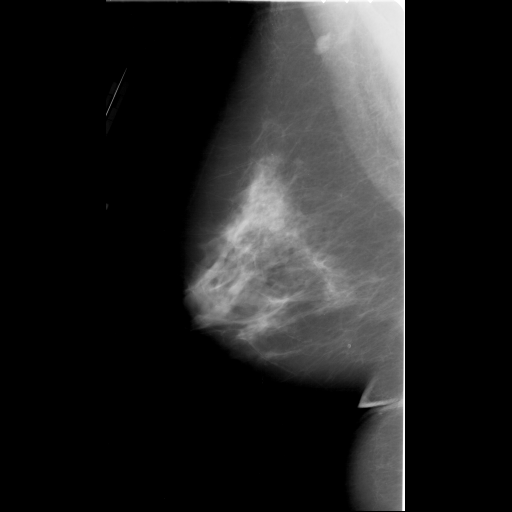
#> input picture data/CBIS-DDSM-512-FULL1/CBIS-DDSM-512-FULL1/full/Calc-Test_P_00331_LEFT_MLO_FULL_425771756813340768915058049552420408990.png, 512 x 512 px, given in place of 016_LEFT_CC_FULL_255536750111234655207151937412512488011.png, which was not available
$ jupyter execute --allow-errors '(current) Still running Run_8_5_final (5).ipynb'   (shell and % lines are left out)   (older library calls are emulated)   (text cells are left out)
#> lines starting #> are read from the running program, lines starting #| are printed output that depends on the picture; after the words box and inside, x2 and y2 are one past the last pixel; in counts of white or black regions, pixels touching at a corner belong together; pictures that were not available may be replaced by others from this repository, and a replacement may not be noted
[cell 1]
# Install kagglehub and the standard kaggle client

import os
from pathlib import Path
from google.colab import userdata

# Set up Kaggle credentials from Colab Secrets
#> (the rest of this cell did not finish here and is left out)

[cell 2]
# ── [CHANGE: 1024 px dataset] ────────────────────────────────────────────────
# Reverted from 1536 → 1024 px (Run 8.31 resolution).
# ─────────────────────────────────────────────────────────────────────────────
DATASET_SLUG = "abdelrahmanelmugh/cbis-ddsm-1024fixed2"
from pathlib import Path
DATASET_DIR  = Path("/content/kaggle_data")
DATASET_DIR.mkdir(parents=True, exist_ok=True)

target_folder = DATASET_DIR / "CBIS-DDSM-1024fixed2"
if target_folder.exists():
    print("Dataset already exists and is unzipped. Skipping download!")
else:
    print(f"Downloading {DATASET_SLUG} to {DATASET_DIR}...")
    !kaggle datasets download -d {DATASET_SLUG} -p {DATASET_DIR} --force

    print("Download complete. Unzipping...")
    zip_file_path = DATASET_DIR / f"{DATASET_SLUG.split('/')[-1]}.zip"
    !unzip -q -o {zip_file_path} -d {DATASET_DIR}

    if zip_file_path.exists():
        zip_file_path.unlink()

    print("Dataset unzipped and ready.")

[cell 3]
import os
# ── [CHANGE: 1024 px env key] ────────────────────────────────────────────────
os.environ['abdelrahmanelmugh_cbis_ddsm_1024fixed2_path'] = str(DATASET_DIR)
print(f"Dataset root: {os.environ['abdelrahmanelmugh_cbis_ddsm_1024fixed2_path']}")

[cell 4]
import os
from pathlib import Path
import random
import torch
import numpy as np

try:
    ds_path = os.environ.get('abdelrahmanelmugh_cbis_ddsm_1024fixed2_path', '/content/kaggle_data')
    KAGGLE_DS_ROOT = Path(ds_path)
    csv_files = list(KAGGLE_DS_ROOT.rglob("*.csv"))
    if csv_files:
        _found_csv = next((f for f in csv_files if "Master" in f.name or "mass" in f.name.lower()), csv_files[0])
        _image_root = _found_csv.parent
    else:
        _found_csv = KAGGLE_DS_ROOT / "CBIS_Master_Index.csv"
        _image_root = KAGGLE_DS_ROOT
except Exception as e:
    print(f"Path resolution error: {e}")
    _found_csv = "/content/CBIS_Master_Index.csv"; _image_root = "/content"

# Write custom YOLOv8s-P2 architecture
yolov8_p2_yaml = """
# YOLOv8-p2 image detection model with P2-P5 outputs.
nc: 1
scales:
  s: [0.33, 0.50, 1024]

backbone:
  - [-1, 1, Conv, [64, 3, 2]]
  - [-1, 1, Conv, [128, 3, 2]]
  - [-1, 3, C2f, [128, True]]
  - [-1, 1, Conv, [256, 3, 2]]
  - [-1, 6, C2f, [256, True]]
  - [-1, 1, Conv, [512, 3, 2]]
  - [-1, 6, C2f, [512, True]]
  - [-1, 1, Conv, [1024, 3, 2]]
  - [-1, 3, C2f, [1024, True]]
  - [-1, 1, SPPF, [1024, 5]]

head:
  - [-1, 1, nn.Upsample, [None, 2, 'nearest']]
  - [[-1, 6], 1, Concat, [1]]
  - [-1, 3, C2f, [512]]
  - [-1, 1, nn.Upsample, [None, 2, 'nearest']]
  - [[-1, 4], 1, Concat, [1]]
  - [-1, 3, C2f, [256]]
  - [-1, 1, nn.Upsample, [None, 2, 'nearest']]
  - [[-1, 2], 1, Concat, [1]]
  - [-1, 3, C2f, [128]]
  - [-1, 1, Conv, [128, 3, 2]]
  - [[-1, 15], 1, Concat, [1]]
  - [-1, 3, C2f, [256]]
  - [-1, 1, Conv, [256, 3, 2]]
  - [[-1, 12], 1, Concat, [1]]
  - [-1, 3, C2f, [512]]
  - [-1, 1, Conv, [512, 3, 2]]
  - [[-1, 9], 1, Concat, [1]]
  - [-1, 3, C2f, [1024]]
  - [[18, 21, 24, 27], 1, Detect, [nc]]
"""
with open("/content/yolov8s-p2.yaml", "w") as f:
    f.write(yolov8_p2_yaml)

class CFG:
    # ── paths ───────────────────────────────────────────────────────────────
    CSV_PATH   = str(_found_csv)
    IMAGE_ROOT = str(_image_root)
    WORK_DIR   = "/content/working"

    # ── column name candidates ─────────────────────────────────────────────
    COL_FULL   = ["Full_Path", "full_path", "image_path"]
    COL_ROI    = ["ROI_Path", "roi_path", "mask_path"]
    COL_LABEL  = ["Pathology", "Label", "pathology", "label"]
    COL_SPLIT  = ["Patient_Split", "Split", "split"]
    COL_PID    = ["True_Patient_ID", "PatientID", "patient_id"]
    COL_LESION = ["CropID", "lesion_id", "CropName"]
    COL_ABNORM = ["Abnormality_Type", "abnormality_type", "type"]

    # ── detector ───────────────────────────────────────────────────────────
    YOLO_IMGSZ  = 1024
    YOLO_EPOCHS = 50
    YOLO_BATCH  = 8
    YOLO_MODEL  = "/content/yolov8s-p2.yaml"
    YOLO_CONF   = 0.28
    YOLO_TOPK   = 3

    # ── segmenter / classifier ─────────────────────────────────────────────
    CROP_SIZE     = 512
    CROP_MARGIN   = 0.35
    PHYS_WIN_PX   = 320
    SEG_EPOCHS    = 80
    FT_EPOCHS_BIAS = 30
    SEG_BATCH     = 8
    SEG_LR        = 1e-4
    MALIG_WEIGHT  = 1.5
    N_NEG_PER_POS = 2

    # ── misc ──────────────────────────────────────────────────────────────
    SEED     = 42
    MAX_SIDE = 1100

# --- PyTorch & CUDA Determinism ---
random.seed(CFG.SEED)
os.environ['PYTHONHASHSEED'] = str(CFG.SEED)
np.random.seed(CFG.SEED)
torch.manual_seed(CFG.SEED)
#> (this line was passed over: torch is not available in this run)
torch.cuda.manual_seed_all(CFG.SEED)
#> (this line was passed over: torch is not available in this run)
torch.backends.cudnn.deterministic = True
torch.backends.cudnn.benchmark = False
# ----------------------------------

Path(CFG.WORK_DIR).mkdir(parents=True, exist_ok=True)
YOLO_DIR = Path(CFG.WORK_DIR) / "yolo_ds"
print("CONFIG loaded.")
print(f"  YOLO_IMGSZ={CFG.YOLO_IMGSZ}  YOLO_CONF={CFG.YOLO_CONF}  CROP_MARGIN={CFG.CROP_MARGIN}  PHYS_WIN_PX={CFG.PHYS_WIN_PX}")
print(f"  CSV: {CFG.CSV_PATH}")
print(f"  YOLO dataset dir: {YOLO_DIR}")

[cell 5]
import requests
import traceback
from google.colab import userdata
from IPython.core.getipython import get_ipython

# Define the run name to include in Telegram messages
RUN_NAME = "Run 8.5"

# Try to load Telegram credentials from Colab Secrets
try:
    TG_BOT_TOKEN = userdata.get('TELEGRAM_TOKEN')
    TG_CHAT_ID = userdata.get('TELEGRAM_CHAT_ID')
except:
    TG_BOT_TOKEN = None
    TG_CHAT_ID = None
    print("⚠️ Telegram secrets not found. Add TELEGRAM_TOKEN and TELEGRAM_CHAT_ID to secrets.")

# [34 lines left out: functions send_telegram_msg, custom_exc, post_cell_run, not called in this run]

# Register the hooks
ipython = get_ipython()
if ipython:
    # Set error handler
    ipython.set_custom_exc((Exception,), custom_exc)

    # Set post-run handler (clear old ones first to prevent duplicates)
    if 'post_cell_run' in ipython.events.callbacks['post_run_cell']:
        ipython.events.callbacks['post_run_cell'].remove(post_cell_run)
    ipython.events.register('post_run_cell', post_cell_run)

if TG_BOT_TOKEN and TG_CHAT_ID:
    print(f"✅ Telegram monitoring active for {RUN_NAME}! You will get a notification after every cell finishes.")

[cell 6]
import pandas as pd

_df = pd.read_csv(CFG.CSV_PATH)
#> (reads data/CBIS_Master_Index.csv from the repository)
print("=== COLUMNS ===")
print(_df.columns.tolist(), "\n")
for key, kws in [("Abnormality", ["abnorm"]), ("Split", ["split"]),
                 ("Label", ["pathology", "label"])]:
    col = next((c for c in _df.columns if any(k in c.lower() for k in kws)), None)
    print(f"{key} col:", col)
    if col: print(_df[col].value_counts(), "\n")

[cell 7]
import numpy as np
import pandas as pd

def resolve_col(df, candidates):
    for col in candidates:
        if col in df.columns: return col
    raise ValueError(f"None of {candidates} in {df.columns.tolist()}")

def fix_windows_path(p):
    if pd.isna(p): return p
    p = str(p).replace('\\', '/')
    if 'CBIS-DDSM-1024fixed2/' in p:
        p = p.split('CBIS-DDSM-1024fixed2/')[-1]
    return p

df = pd.read_csv(CFG.CSV_PATH)
C_FULL  = resolve_col(df, CFG.COL_FULL)
C_ROI   = resolve_col(df, CFG.COL_ROI)
C_LABEL = resolve_col(df, CFG.COL_LABEL)
C_SPLIT = resolve_col(df, CFG.COL_SPLIT)
C_PID   = resolve_col(df, CFG.COL_PID)

# Sanitize Windows paths from the CSV
df[C_FULL] = df[C_FULL].apply(fix_windows_path)
df[C_ROI] = df[C_ROI].apply(fix_windows_path)

# 1. Mass-only filter
abn_col = next((c for c in df.columns if "abnorm" in c.lower()), None)
if abn_col:
    before = len(df)
    df = df[df[abn_col].str.lower().str.strip() == "mass"].copy()
    print(f"Mass filter: {before} -> {len(df)} rows")
else:
    print("WARNING: no Abnormality_Type column — skipping mass filter")

# 2. Fix Train/Test patient overlap -> force to Train (no leakage)
train_pids = set(df[df[C_SPLIT].str.capitalize() == "Train"][C_PID])
test_pids  = set(df[df[C_SPLIT].str.capitalize() == "Test"][C_PID])
overlap    = train_pids & test_pids
if overlap:
    df.loc[df[C_PID].isin(overlap), C_SPLIT] = "Train"
    print(f"Moved {len(overlap)} overlapping patients -> Train")

# 3. Patient-isolated 15% Val carve-out from Train
np.random.seed(CFG.SEED)
train_only = list(set(df[df[C_SPLIT].str.capitalize() == "Train"][C_PID]))
val_pids   = set(np.random.choice(train_only, size=int(len(train_only)*0.15), replace=False))
df.loc[df[C_PID].isin(val_pids), C_SPLIT] = "Val"

def to_binlabel(v):
    s = str(v).strip().upper()
    if s in ("1", "MALIGNANT"): return 1
    if s in ("0", "BENIGN"):    return 0
    return int(float(v))

df["_label"] = df[C_LABEL].map(to_binlabel)
df["_split"] = df[C_SPLIT].astype(str).str.capitalize()

def parse_lat_view(row):
    s = (str(row[C_FULL]) + " " + str(row.get(CFG.COL_LESION[0], ""))).upper()
    lat  = "LEFT" if "LEFT" in s else ("RIGHT" if "RIGHT" in s else "NA")
    view = "CC"   if "CC"   in s else ("MLO"   if "MLO"   in s else "NA")
    return pd.Series([lat, view])

df[["_lat", "_view"]] = df.apply(parse_lat_view, axis=1)
print("Split:\n", df["_split"].value_counts())
print("Label:\n", df["_label"].value_counts())
df.head(3)

[cell 8]
import os
import cv2
import numpy as np
from pathlib import Path

def _abs(p):
    p = str(p)
    return p if (CFG.IMAGE_ROOT == "" or os.path.isabs(p)) else str(Path(CFG.IMAGE_ROOT) / p)

def load_rgb8(path):
    """16-bit (or any) PNG -> breast-profile windowed, CLAHE, 3-channel RGB uint8."""
    img = cv2.imread(_abs(path), cv2.IMREAD_UNCHANGED)
#> img is the input picture: shape (512, 512) uint16; min 0, max 65535, mean 8524.5
    if img is None:
        raise FileNotFoundError(_abs(path))
    if img.ndim == 3:
        img = cv2.cvtColor(img, cv2.COLOR_BGR2GRAY)
    img = img.astype(np.float32)

    # Breast profile extraction: window only over breast tissue, not the black background
    profile = img > (img.max() * 0.05)
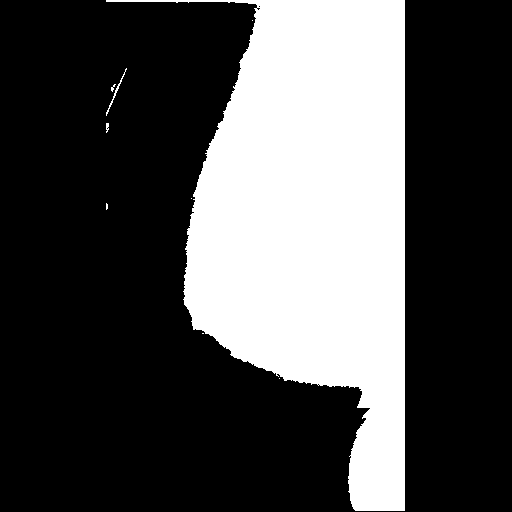
#> profile: shape (512, 512) bool; 30.3% white; 9 white regions (6 under 20 px), largest, box (x1, y1, x2, y2) and area: (106, 0, 405, 511) 79246, (106, 68, 127, 116) 83, (106, 123, 109, 133) 23
    if profile.any():
        lo, hi = img[profile].min(), img[profile].max()
#> lo = 3277; hi = 65535
    else:
        lo, hi = img.min(), img.max()
    img = np.clip((img - lo) / (hi - lo + 1e-6), 0, 1) * 255.0
    img = img.astype(np.uint8)

    img = cv2.createCLAHE(clipLimit=2.0, tileGridSize=(8, 8)).apply(img)
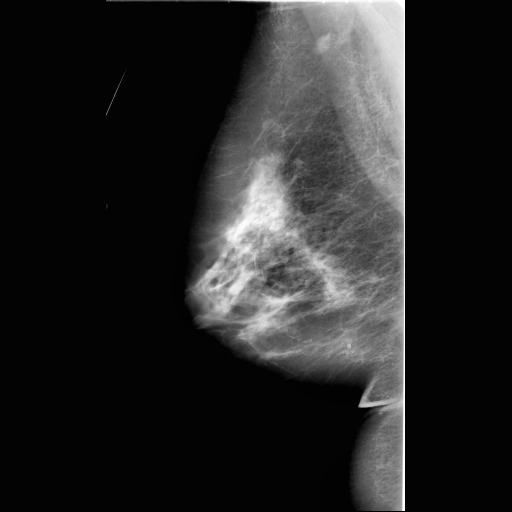
#> img: shape (512, 512); min 2, max 255, mean 37.2
    return cv2.cvtColor(img, cv2.COLOR_GRAY2RGB)

def load_mask(path):
    m = cv2.imread(_abs(path), cv2.IMREAD_UNCHANGED)
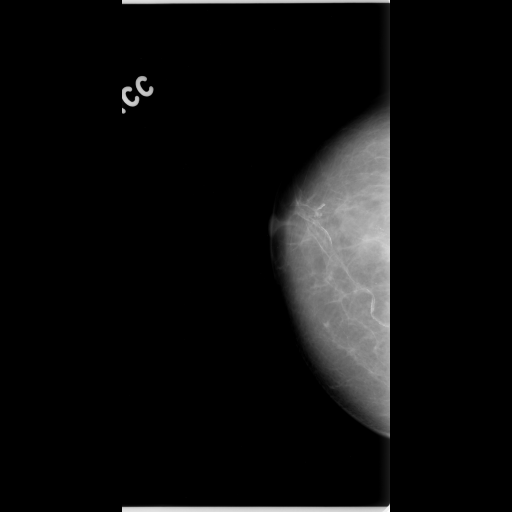
#> input picture data/CBIS-DDSM-512-FULL1/CBIS-DDSM-512-FULL1/full/Calc-Test_P_00390_RIGHT_CC_FULL_215668245313531524715054204592849050938.png, 512 x 512 px, given in place of 16_LEFT_CC_1_ROI_223320881412566496537826641083521839888.png, which was not available
#> m is the input picture: shape (512, 512) uint16; min 0, max 65535, mean 3696.7
    if m is None:
        raise FileNotFoundError(_abs(path))
    if m.ndim == 3:
        m = m[..., 0]
    return (m > 0).astype(np.uint8)
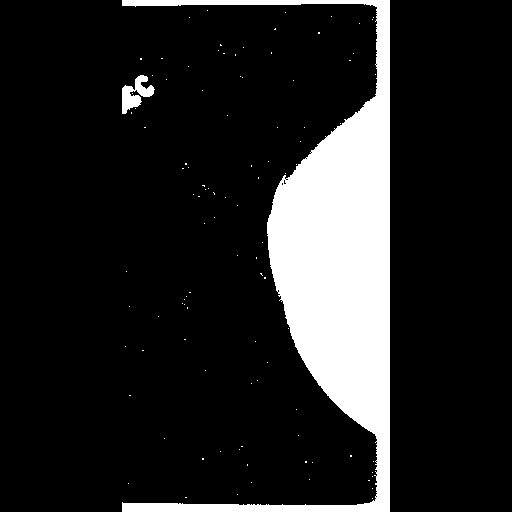
#> returned value: shape (512, 512); values 0 (black) and 1 (white), 13.8% white; 102 white regions (100 under 20 px), largest, box (x1, y1, x2, y2) and area: (122, 0, 390, 512) 35344, (122, 75, 155, 114) 618

def mask_to_bbox(mask):
    ys, xs = np.where(mask > 0)
    if xs.size == 0:
        return None
    return int(xs.min()), int(ys.min()), int(xs.max()), int(ys.max())

# [12 lines left out: functions iou_xyxy, expand_box, not called in this run]

print("Stage-0 helpers ready (breast-profile load_rgb8).")

print("Stage-0 base helpers ready.")

[cell 9]
import cv2, numpy as np

# [43 lines left out: function fixed_physical_crop, not called in this run]


print(f"fixed_physical_crop ready (PHYS_WIN_PX={CFG.PHYS_WIN_PX})")
print("  1px = constant physical mm regardless of lesion size.")

[cell 10]
import cv2, numpy as np

# [8 lines left out: function make_fused_3ch, not called in this run]

print("make_fused_3ch ready.")
print("  Reverted to single-channel replication (CLAHE x 3)")

[cell 11]
# ══════════════════════════════════════════════════════════════════════════
# ⚠️  INVESTIGATION PENDING — Preprocessing Artifact Fix
# ══════════════════════════════════════════════════════════════════════════
# Current approach (reflect pad + range-norm) is the SAFE DEFAULT.
# Patch this cell once the border artifact investigation completes.
# ──────────────────────────────────────────────────────────────────────────

# Quick visual sanity check: run after fixed_physical_crop is defined
import random, matplotlib.pyplot as plt

# [21 lines left out: function _preview_border_artifact, not called in this run]

# Runs after manifest is built — visual check for synthetic ring artifacts
if 'man' not in globals():
    print("⚠️ The variable 'man' is not defined yet. Please run Cell 6 (Build YOLO dataset) below first to build the manifest.")
else:
    _preview_border_artifact()
    print("✅ Border artifact check — inspect plot above for synthetic rings at crop edges.")
    print("  If rings visible: switch to BORDER_CONSTANT with value -1.0 in fixed_physical_crop.")

[cell 12]
split_map     = {"Train": "train", "Val": "val", "Test": "test"}
manifest      = []
skipped       = 0
image_counter = {"train": 0, "val": 0, "test": 0}

for sub in ["images", "labels"]:
    for sp in ["train", "val", "test"]:
        (YOLO_DIR / sub / sp).mkdir(parents=True, exist_ok=True)

for full_path, group in df.groupby(C_FULL):
    sp = split_map.get(group.iloc[0]["_split"])
    if sp is None: continue
    try:
        rgb = load_rgb8(full_path)
    except FileNotFoundError:
        skipped += len(group); continue

    H, W = rgb.shape[:2]
    if CFG.MAX_SIDE and max(H, W) > CFG.MAX_SIDE:
        sc = CFG.MAX_SIDE / max(H, W)
        rgb = cv2.resize(rgb, (int(W*sc), int(H*sc))); H, W = rgb.shape[:2]

    valid = []
    for _, r in group.iterrows():
        try:
            mask = load_mask(r[C_ROI])
            if rgb.shape[:2] != mask.shape[:2]:
                mask = cv2.resize(mask, (W, H), interpolation=cv2.INTER_NEAREST)
            bb = mask_to_bbox(mask)
#> bb = (122, 0, 389, 511)
            if bb is not None: valid.append((bb, r))
        except FileNotFoundError:
            continue
    if not valid:
        skipped += len(group); continue

    stem = f"{sp}_{image_counter[sp]:05d}"; image_counter[sp] += 1
    cv2.imwrite(str(YOLO_DIR/"images"/sp/f"{stem}.png"), cv2.cvtColor(rgb, cv2.COLOR_RGB2BGR))
    with open(YOLO_DIR/"labels"/sp/f"{stem}.txt", "w") as f:
        for bb, r in valid:
            x0, y0, x1, y1 = bb
            xc, yc = ((x0+x1)/2)/W, ((y0+y1)/2)/H
            bw, bh = (x1-x0)/W, (y1-y0)/H
            f.write(f"0 {xc:.6f} {yc:.6f} {bw:.6f} {bh:.6f}\n")
            manifest.append(dict(split=sp, stem=stem, full=full_path, roi=r[C_ROI],
                                 label=int(r["_label"]), lat=r["_lat"], view=r["_view"], W=W, H=H))
#> this loop made 1 pass
#> (x0, y0, x1, y1, xc, yc, bw, bh) on pass 1: (122, 0, 389, 511, 0.499, 0.499, 0.521, 0.998)
#> after the loop, manifest = 1 item

man = pd.DataFrame(manifest)
if man.empty:
    print(f"Error: Manifest is empty! Skipped {skipped} images. Check your image paths.")
else:
    man.to_csv(YOLO_DIR/"manifest.csv", index=False)
    with open(YOLO_DIR/"data.yaml", "w") as f:
        f.write(f"path: {YOLO_DIR}\ntrain: images/train\nval: images/val\ntest: images/test\nnc: 1\nnames: [mass]\n")
    print(f"Built {len(man)} lesions across {man['stem'].nunique()} images, skipped {skipped}")
    print(man["split"].value_counts())
